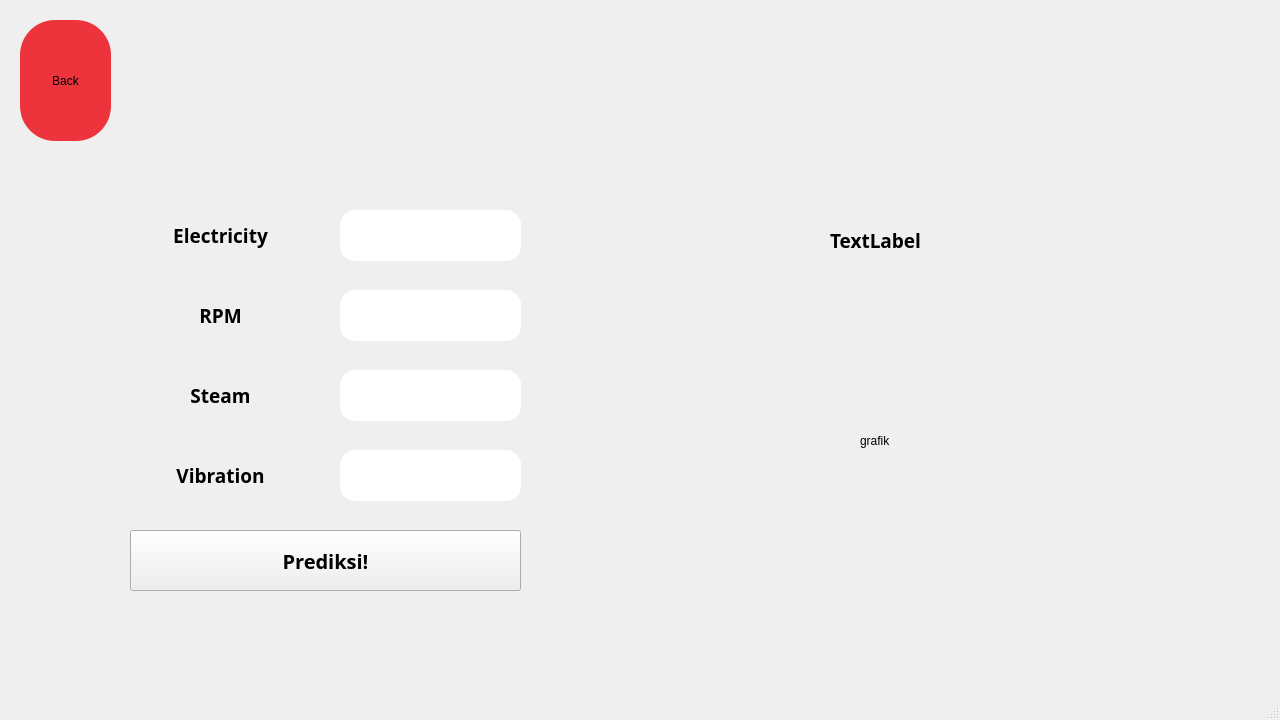
<?xml version="1.0" encoding="UTF-8"?>
<ui version="4.0">
 <class>AnnWindow</class>
 <widget class="QMainWindow" name="AnnWindow">
  <property name="geometry">
   <rect>
    <x>0</x>
    <y>0</y>
    <width>1280</width>
    <height>720</height>
   </rect>
  </property>
  <property name="windowTitle">
   <string>MainWindow</string>
  </property>
  <widget class="QWidget" name="centralwidget">
   <widget class="QLabel" name="label">
    <property name="geometry">
     <rect>
      <x>120</x>
      <y>20</y>
      <width>1051</width>
      <height>121</height>
     </rect>
    </property>
    <property name="baseSize">
     <size>
      <width>0</width>
      <height>0</height>
     </size>
    </property>
    <property name="autoFillBackground">
     <bool>false</bool>
    </property>
    <property name="styleSheet">
     <string notr="true">border-image: url(:/spanduk4/44.png);
border-radius: 35px;</string>
    </property>
    <property name="text">
     <string/>
    </property>
    <property name="scaledContents">
     <bool>true</bool>
    </property>
    <property name="alignment">
     <set>Qt::AlignCenter</set>
    </property>
    <property name="wordWrap">
     <bool>false</bool>
    </property>
    <property name="margin">
     <number>2</number>
    </property>
   </widget>
   <widget class="QPushButton" name="buttonPredict">
    <property name="geometry">
     <rect>
      <x>130</x>
      <y>530</y>
      <width>391</width>
      <height>61</height>
     </rect>
    </property>
    <property name="font">
     <font>
      <family>Poppins</family>
      <pointsize>15</pointsize>
      <weight>75</weight>
      <bold>true</bold>
     </font>
    </property>
    <property name="text">
     <string>Prediksi!</string>
    </property>
   </widget>
   <widget class="QLineEdit" name="inputElectricity">
    <property name="geometry">
     <rect>
      <x>340</x>
      <y>210</y>
      <width>181</width>
      <height>51</height>
     </rect>
    </property>
    <property name="styleSheet">
     <string notr="true">border-radius: 15px;</string>
    </property>
   </widget>
   <widget class="QLineEdit" name="inputRpm">
    <property name="geometry">
     <rect>
      <x>340</x>
      <y>290</y>
      <width>181</width>
      <height>51</height>
     </rect>
    </property>
    <property name="styleSheet">
     <string notr="true">border-radius: 15px;</string>
    </property>
   </widget>
   <widget class="QLineEdit" name="inputSteam">
    <property name="geometry">
     <rect>
      <x>340</x>
      <y>370</y>
      <width>181</width>
      <height>51</height>
     </rect>
    </property>
    <property name="styleSheet">
     <string notr="true">border-radius: 15px;</string>
    </property>
   </widget>
   <widget class="QLineEdit" name="inputVibration">
    <property name="geometry">
     <rect>
      <x>340</x>
      <y>450</y>
      <width>181</width>
      <height>51</height>
     </rect>
    </property>
    <property name="styleSheet">
     <string notr="true">border-radius: 15px;</string>
    </property>
   </widget>
   <widget class="QLabel" name="labelElectricity">
    <property name="geometry">
     <rect>
      <x>130</x>
      <y>210</y>
      <width>181</width>
      <height>51</height>
     </rect>
    </property>
    <property name="font">
     <font>
      <family>Poppins</family>
      <pointsize>14</pointsize>
      <weight>75</weight>
      <bold>true</bold>
     </font>
    </property>
    <property name="text">
     <string>Electricity</string>
    </property>
    <property name="alignment">
     <set>Qt::AlignCenter</set>
    </property>
   </widget>
   <widget class="QLabel" name="labelRpm">
    <property name="geometry">
     <rect>
      <x>130</x>
      <y>290</y>
      <width>181</width>
      <height>51</height>
     </rect>
    </property>
    <property name="font">
     <font>
      <family>Poppins</family>
      <pointsize>14</pointsize>
      <weight>75</weight>
      <bold>true</bold>
     </font>
    </property>
    <property name="text">
     <string>RPM</string>
    </property>
    <property name="alignment">
     <set>Qt::AlignCenter</set>
    </property>
   </widget>
   <widget class="QLabel" name="labelVibration">
    <property name="geometry">
     <rect>
      <x>130</x>
      <y>450</y>
      <width>181</width>
      <height>51</height>
     </rect>
    </property>
    <property name="font">
     <font>
      <family>Poppins</family>
      <pointsize>14</pointsize>
      <weight>75</weight>
      <bold>true</bold>
     </font>
    </property>
    <property name="text">
     <string>Vibration</string>
    </property>
    <property name="alignment">
     <set>Qt::AlignCenter</set>
    </property>
   </widget>
   <widget class="QLabel" name="labelSteam">
    <property name="geometry">
     <rect>
      <x>130</x>
      <y>370</y>
      <width>181</width>
      <height>51</height>
     </rect>
    </property>
    <property name="font">
     <font>
      <family>Poppins</family>
      <pointsize>14</pointsize>
      <weight>75</weight>
      <bold>true</bold>
     </font>
    </property>
    <property name="text">
     <string>Steam</string>
    </property>
    <property name="alignment">
     <set>Qt::AlignCenter</set>
    </property>
   </widget>
   <widget class="QLabel" name="hasilTerminal">
    <property name="geometry">
     <rect>
      <x>580</x>
      <y>290</y>
      <width>241</width>
      <height>301</height>
     </rect>
    </property>
    <property name="autoFillBackground">
     <bool>false</bool>
    </property>
    <property name="styleSheet">
     <string notr="true">border-radius: 15px;
</string>
    </property>
    <property name="text">
     <string/>
    </property>
   </widget>
   <widget class="QLabel" name="hasilPrediksi">
    <property name="geometry">
     <rect>
      <x>580</x>
      <y>220</y>
      <width>591</width>
      <height>41</height>
     </rect>
    </property>
    <property name="font">
     <font>
      <family>Poppins</family>
      <pointsize>14</pointsize>
      <weight>75</weight>
      <bold>true</bold>
     </font>
    </property>
    <property name="autoFillBackground">
     <bool>false</bool>
    </property>
    <property name="styleSheet">
     <string notr="true">border-radius: 15px;</string>
    </property>
    <property name="text">
     <string>TextLabel</string>
    </property>
    <property name="alignment">
     <set>Qt::AlignCenter</set>
    </property>
   </widget>
   <widget class="QLabel" name="tempatGrafikann">
    <property name="geometry">
     <rect>
      <x>860</x>
      <y>290</y>
      <width>311</width>
      <height>301</height>
     </rect>
    </property>
    <property name="text">
     <string>grafik</string>
    </property>
   </widget>
   <widget class="QPushButton" name="homeButtonann">
    <property name="geometry">
     <rect>
      <x>20</x>
      <y>20</y>
      <width>91</width>
      <height>121</height>
     </rect>
    </property>
    <property name="styleSheet">
     <string notr="true">background-color: rgb(237, 51, 59);
border-radius: 35px;</string>
    </property>
    <property name="text">
     <string>Back</string>
    </property>
   </widget>
  </widget>
  <widget class="QMenuBar" name="menubar">
   <property name="geometry">
    <rect>
     <x>0</x>
     <y>0</y>
     <width>1280</width>
     <height>22</height>
    </rect>
   </property>
  </widget>
  <widget class="QStatusBar" name="statusbar"/>
 </widget>
 <resources>
  <include location="../res.qrc"/>
  <include location="../spanduk4.qrc"/>
 </resources>
 <connections/>
</ui>
